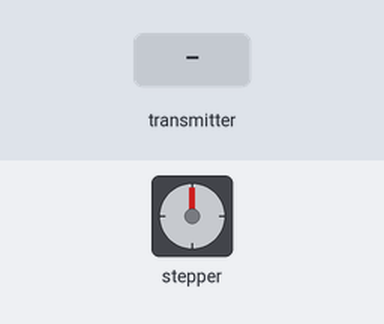
Bench run of a sketch on a simulated Arduino Uno, built with avr-gcc and run on an emulated ATmega328P. Parts: stepper motor. The test bench sets the inputs (shaded band). No radio packets arrive unless stated; stepper angles assume 200 steps per turn; what the sketch prints to the serial monitor is not drawn.

Above: at 1.2 s.
1.3 s: the transmitter starts sending x = 0
At 1.45 s:
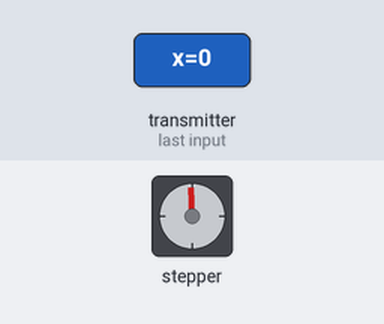
At 2.35 s:
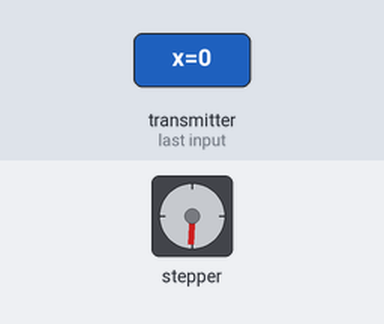
4.3 s: the transmitter starts sending x2 = 256
At 4.45 s:
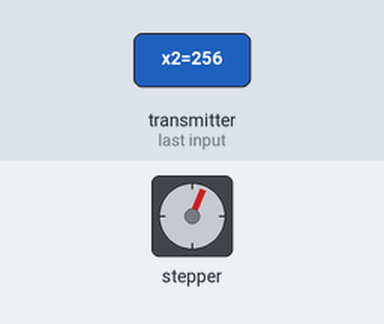
7.3 s: the transmitter starts sending x2 = 0
At 7.46 s:
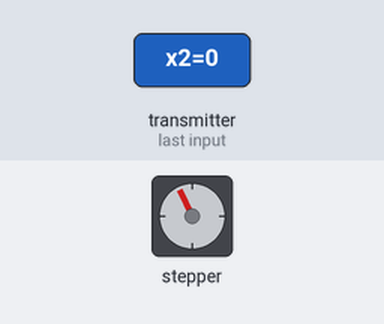
10.3 s: the transmitter starts sending x2 = 1023
13.3 s: the transmitter starts sending x2 = 0
16.3 s: the transmitter starts sending y = 0
Timing chart, 0 to 40.0 s (numbered marks = the images above; inputs shaded):
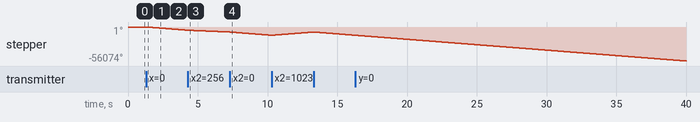

The sketch:

accelstepper.ino
```cpp
#include <SPI.h>
#include <nRF24L01.h>
#include <RF24.h>
#include <AccelStepper.h>

#define STEP_PIN 2
#define DIR_PIN 3

RF24 radio(9, 10);
const byte address[6] = "00001";

// AccelStepper setup
AccelStepper stepper(AccelStepper::DRIVER, STEP_PIN, DIR_PIN);

struct DataPacket {
  int x;
  int y;
  bool button;
  int x2;
};

DataPacket data;

int centerValue = 512;
int deadzone = 80;

void setup() {
  Serial.begin(9600);
  Serial.println("Arena Receiver Ready");

  // Stepper settings
  stepper.setMaxSpeed(2000);     // maximum step speed
  stepper.setAcceleration(3000); // acceleration for smooth motion

  radio.begin();
  radio.openReadingPipe(0, address);
  radio.setPALevel(RF24_PA_LOW);
  radio.startListening();
}

void loop() {
  if (radio.available()) {
    radio.read(&data, sizeof(data));

    int xValue = data.x2;
    int deviation = xValue - centerValue;

    if (abs(deviation) > deadzone) {
      // direction and speed
      long speed = map(abs(deviation), deadzone, 512, 0, 2000);
      speed = constrain(speed, 0, 2000);

      if (deviation > 0) {
        stepper.setSpeed(speed);   // rotate forward
      } else {
        stepper.setSpeed(-speed);  // rotate backward
      }
    }
    else {
      stepper.setSpeed(0); // stop smoothly
    }
  }

  stepper.runSpeed(); // non-blocking, smooth motion
}
```

Measured:
- after the input at 1.3 s, stepper: keeps turning counter-clockwise at about 1792°/s, starting at once
